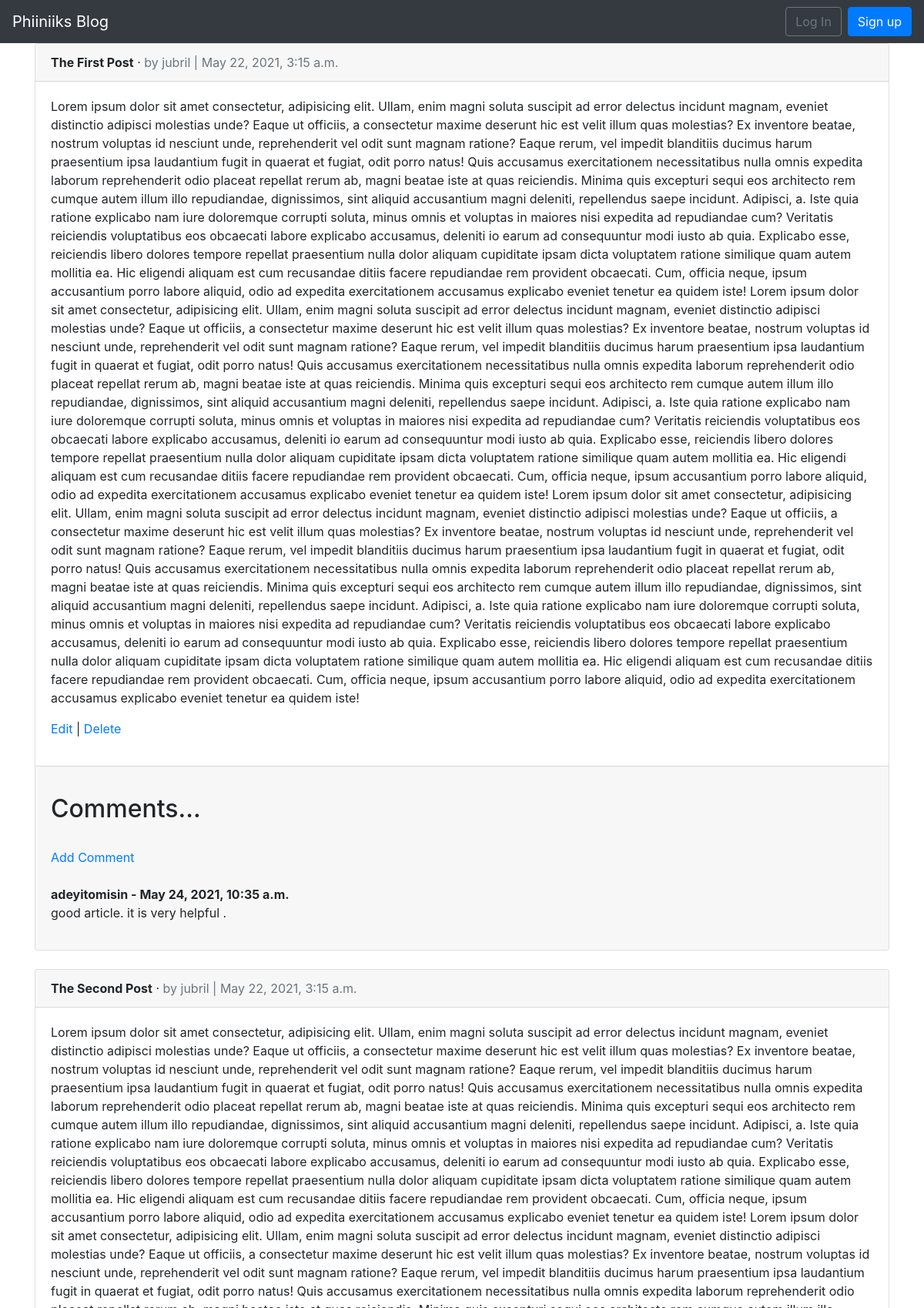
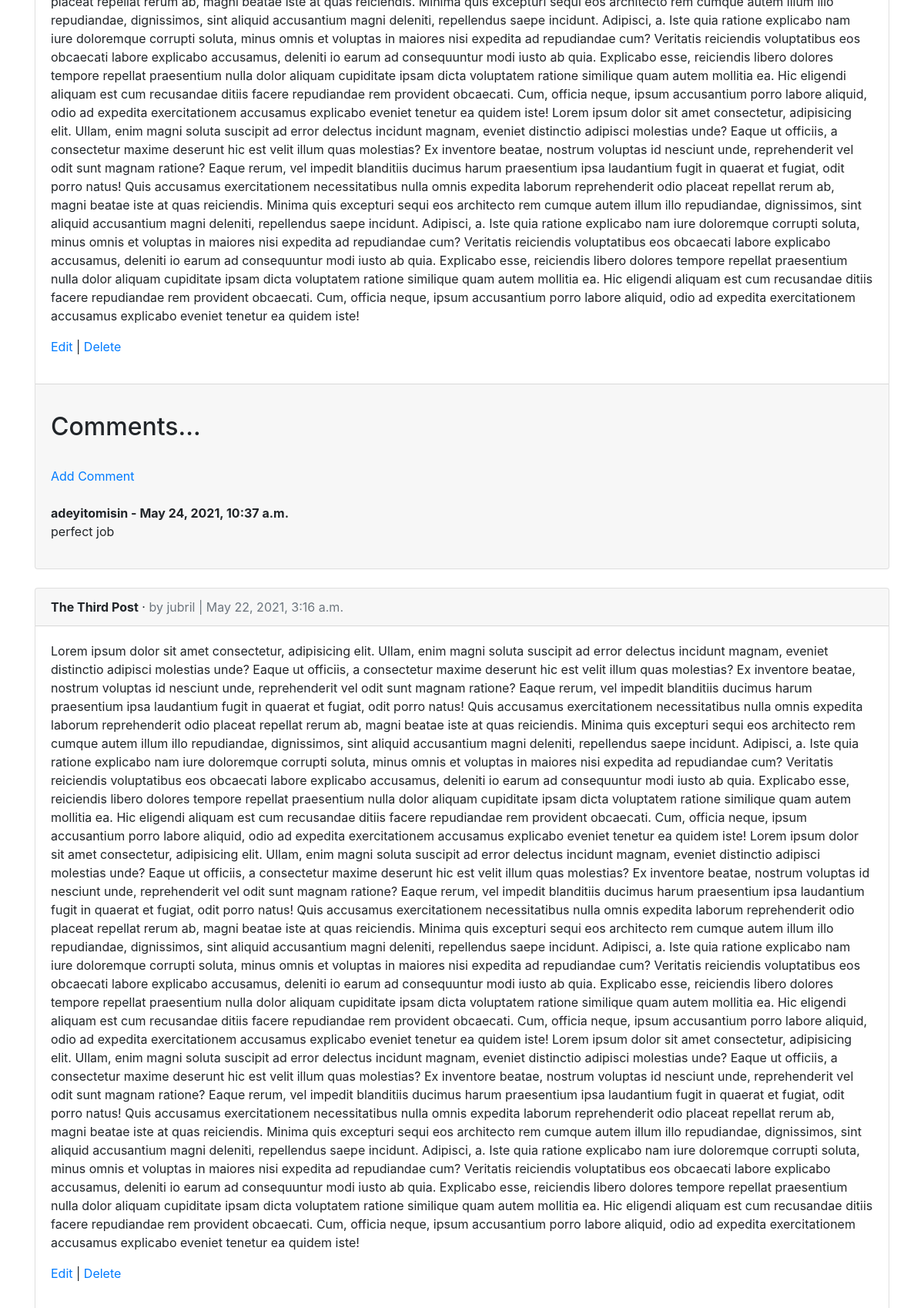
Screenshot of /blog/ (upper part) with the database file from the repository (2 pictures, top to bottom).
### blog/models.py (models this page shows, shortened)
class Post(models.Model):
    title = models.CharField(max_length=255)
    body = models.TextField()
    date = models.DateTimeField(auto_now_add=True)
    author = models.ForeignKey(
    get_user_model(),
    on_delete=models.CASCADE,
    )

class Comment(models.Model):
    post = models.ForeignKey(Post, related_name="comments", on_delete=models.CASCADE)
    author = models.ForeignKey(get_user_model(), on_delete=models.CASCADE)
    body = models.TextField()
    date = models.DateTimeField(auto_now_add=True)

### accounts/models.py (models this page shows)
class CustomUser(AbstractUser):
    age = models.PositiveIntegerField(null=True, blank=True)

### blog/views.py (the view)
class BlogListView(ListView):
    model = Post
    template_name = 'post_list.html'

### templates/post_list.html (shortened to what this page needs)
{% extends 'base.html' %}
{% block content %}
    {% for post in object_list %}
        <div class="card">
            <div class="card-header">
                <span class="font-weight-bold">{{ post.title }}</span> &middot;
                <span class="text-muted">by {{ post.author }} | {{ post.date }}</span>
            </div>
        <div class="card-body">
            <p>{{ post.body }}</p> <a href="{% url 'post_edit' post.pk %}">Edit</a> |
            <a href="{% url 'post_delete' post.pk %}">Delete</a></p>
        </div>
        <div class="card-footer">
    <br/>
    <h2>Comments...</h2>
    <br/>
    {% if not post.comments.all %}
        No Comments Yet...<a href="{% url 'add_comment' post.pk %}" >Add One</a>
    {% else %}
    <a href="{% url 'add_comment' post.pk %}">Add Comment</a>
    <br/><br/>
        {% for comment in post.comments.all %}
        <strong>
            {{ comment.author }} -
            {{ comment.date }}
        </strong>
        <br/>
        {{ comment.body }}
        <br/>
        {% endfor %}
    {% endif %}
    <br/>
            </div>
            </div>
            <br />
    {% endfor %}
{% endblock content %}

### templates/base.html (shortened to what this page needs)
{% load static %}
<!DOCTYPE html>
<html>
<head>
  <link rel="stylesheet" href="https://stackpath.bootstrapcdn.com/bootstrap/4.5.0/css/bootstrap.min.css">
</head>
<body>
  <nav class="navbar navbar-expand-lg navbar-dark bg-dark">
    <a class="navbar-brand" href="{% url 'home' %}">Phiiniiks Blog</a>
    <div class="collapse navbar-collapse" id="navbarSupportedContent">
      {% if user.is_authenticated %}
        <ul class="navbar-nav ml-auto">
          <li class="nav-item">
            <a class="nav-link dropdown-toggle" href="#" id="navbarDropdown" role="button" data-toggle="dropdown" aria-haspopup="true" aria-expanded="false">
              {{ user.username }}
            </a>
            <a href="{% url 'post_new' %}"> Add New Post </a>
            <div class="dropdown-menu dropdown-menu-lg-right" aria-labelledby="navbarDropdown">
              <a class="dropdown-item"
              href="{% url 'password_change'%}">Reset Password</a>
              <div class="dropdown-divider"></div>
              <a class="dropdown-item" href="{% url 'logout' %}"> Log Out</a>
            </div>
          </li>
        </ul>
      {% else %}
        <form class="form-inline ml-auto">
          <a href="{% url 'login' %}" class="btn btn-outline-secondary">
          Log In</a>
          <a href="{% url 'signup' %}" class="btn btn-primary ml-2">
          Sign up</a>
        </form>
      {% endif %}
    </div>
  </nav>
  <main>
    <div class="container">
      {% block content %}
      {% endblock content %}
    </div>
  </main>
</body>
</html>

### rows the page displays
Post: title "The First Post", author "jubril", date "May 22, 2021, 3:15 a.m.", body "Lorem ipsum dolor sit amet consectetur, adipisicing elit. Ullam, enim magni soluta suscipit ad error delectus incidunt magnam, eveniet distinctio adipisci molestias unde? Eaque ut officiis, a consectetur maxime deserunt hic est velit illum quas molestias? Ex inventore beatae, nostrum voluptas id nesciunt unde, reprehenderit vel odit sunt magnam ratione? Eaque rerum, vel impedit blanditiis ducimus harum praesentium ipsa laudantium fugit in quaerat et fugiat, odit porro natus! Quis accusamus exercitationem necessitatibus nulla omnis expedita laborum reprehenderit odio placeat repellat rerum ab, magni beatae iste at quas reiciendis. Minima quis excepturi sequi eos architecto rem cumque autem…"
Comment: author "adeyitomisin", date "May 24, 2021, 10:35 a.m.", body "good article. it is very helpful ."
Post: title "The Second Post", author "jubril", date "May 22, 2021, 3:15 a.m.", body "Lorem ipsum dolor sit amet consectetur, adipisicing elit. Ullam, enim magni soluta suscipit ad error delectus incidunt magnam, eveniet distinctio adipisci molestias unde? Eaque ut officiis, a consectetur maxime deserunt hic est velit illum quas molestias? Ex inventore beatae, nostrum voluptas id nesciunt unde, reprehenderit vel odit sunt magnam ratione? Eaque rerum, vel impedit blanditiis ducimus harum praesentium ipsa laudantium fugit in quaerat et fugiat, odit porro natus! Quis accusamus exercitationem necessitatibus nulla omnis expedita laborum reprehenderit odio placeat repellat rerum ab, magni beatae iste at quas reiciendis. Minima quis excepturi sequi eos architecto rem cumque autem…"
Comment: author "adeyitomisin", date "May 24, 2021, 10:37 a.m.", body "perfect job"
Post: title "The Third Post", author "jubril", date "May 22, 2021, 3:16 a.m.", body "Lorem ipsum dolor sit amet consectetur, adipisicing elit. Ullam, enim magni soluta suscipit ad error delectus incidunt magnam, eveniet distinctio adipisci molestias unde? Eaque ut officiis, a consectetur maxime deserunt hic est velit illum quas molestias? Ex inventore beatae, nostrum voluptas id nesciunt unde, reprehenderit vel odit sunt magnam ratione? Eaque rerum, vel impedit blanditiis ducimus harum praesentium ipsa laudantium fugit in quaerat et fugiat, odit porro natus! Quis accusamus exercitationem necessitatibus nulla omnis expedita laborum reprehenderit odio placeat repellat rerum ab, magni beatae iste at quas reiciendis. Minima quis excepturi sequi eos architecto rem cumque autem…"
